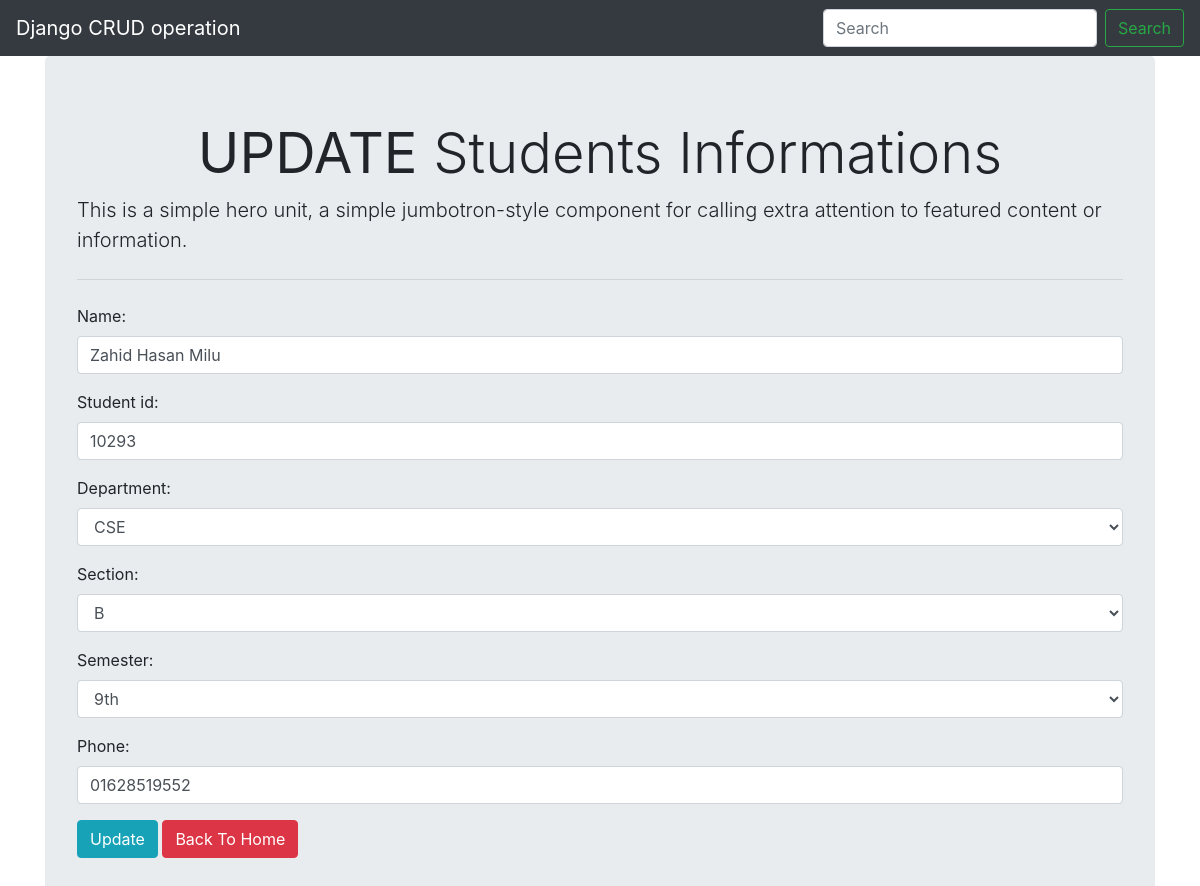
The app's page /update/9 with its own data.
### studentsinfo/models.py (models this page shows, shortened)
class Student(models.Model):
    name = models.CharField(max_length=20)
    student_id = models.IntegerField(default=0, blank=False, null=False)
    department = models.ForeignKey(Department, on_delete=models.CASCADE)
    section = models.ForeignKey(Section,on_delete=models.CASCADE)
    semester = models.ForeignKey(Semester, on_delete=models.CASCADE)
    phone = models.CharField(max_length=15)

class Department(models.Model):
    name = models.CharField(max_length=20)
    def __str__(self):
        return self.name

class Section(models.Model):
    name = models.CharField(max_length=5)
    def __str__(self):
        return self.name

class Semester(models.Model):
    name = models.CharField(max_length=15)
    def __str__(self):
        return self.name

### studentsinfo/views.py (the view)
# urls.py: path('update/<int:id>', views.update, name="update"),
def update(request,id):
    file = Student.objects.get(id=id)
    if request.method == 'POST':
        form = StudentForm(request.POST, instance=file)
        if form.is_valid():
            form.save()
            messages.success(request, 'Profile Updated.')
            return redirect('/')
    else:
        form=StudentForm(instance=file)
    return render(request, 'update.html', {'form':form})

### studentsinfo/forms.py
class StudentForm(ModelForm):
    class Meta:
        model = Student
        fields = ('name','student_id', 'department', 'section','semester', 'phone')
        widgets ={
            'name' : forms.TextInput(attrs={'class':'form-control'}),
            'student_id' : forms.TextInput(attrs={'class':'form-control'}),
            'department' : forms.Select(attrs={'class':'form-control'}),
            'section' : forms.Select(attrs={'class':'form-control'}),
            'semester' : forms.Select(attrs={'class':'form-control'}),
            'phone' : forms.TextInput(attrs={'class':'form-control'}),
        }

### templates/update.html (shortened to what this page needs)
{% extends 'base.html' %}
{% block heading %}
<h3 class="display-4 text-center" ><b>UPDATE</b> Students Informations</h3>
{% endblock heading %}
{% block content %}
<form action="" method="post">
    {{form.as_p}}
    <button type="submit" class="btn btn-info" >Update</button>
    <a href="{% url 'allstudent'%}" class="btn btn-danger">Back To Home</a>
</form>
{% endblock content %}

### records on screen
Student: name "Zahid Hasan Milu", student_id "10293", department "CSE", section "B", semester "9th", phone "01628519552"
